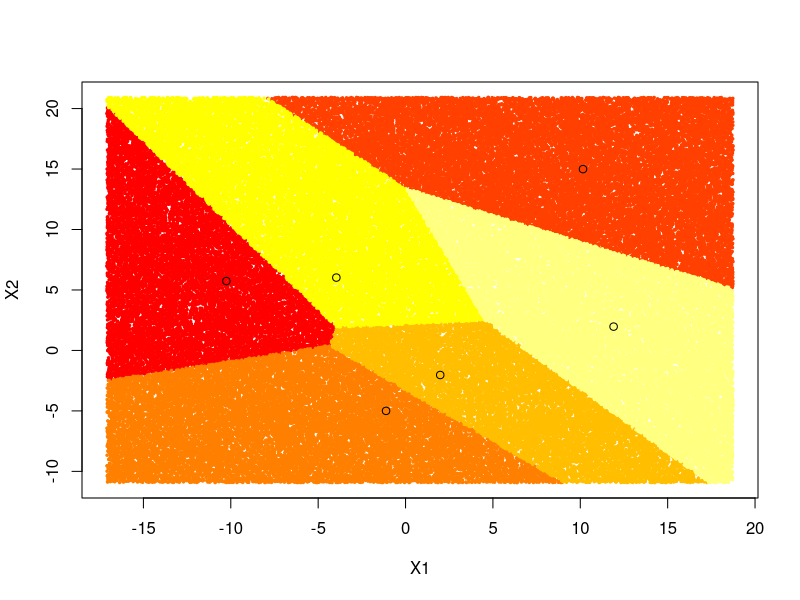

Write R code to recreate this figure.
X0 <-
    data.frame(
        x1 = rnorm(400, mean = -12, sd = 1),
        x2 = rnorm(400, mean = 7, sd = 1),
        class = "black"
    )
X1 <-
    data.frame(
        x1 = rnorm(200, mean = -7, sd = 1),
        x2 = rnorm(200, mean = 3, sd = 1),
        class = "black"
    )
X2 <-
    data.frame(
        x1 = rnorm(200, mean = -4, sd = 1),
        x2 = rnorm(200, mean = 6, sd = 1),
        class = "white"
    )
X3 <- data.frame(
    x1 = rnorm(200, mean = -1, sd = 1),
    x2 = rnorm(200, mean = -5, sd = 1),
    class = "orange"
)
X4 <- data.frame(
    x1 = rnorm(300, mean = 2, sd = 1),
    x2 = rnorm(300, mean = -2, sd = 1),
    class = "red"
)
X5 <- data.frame(
    x1 = rnorm(200, mean = 10, sd = 1),
    x2 = rnorm(200, mean = 15, sd = 1),
    class = "blue"
)
X6 <- data.frame(
    x1 = rnorm(300, mean = 12, sd = 1),
    x2 = rnorm(300, mean = 2, sd = 1),
    class = "yellow"
)
X <- rbind(X0,X1, X2, X3, X4, X5, X6)

lda2 <- function(data) {
    if (is.numeric(data[, 1] & is.numeric(data[, 2]))) {
        names(data) <- c("x1", "x2", "class")
    }
    tab <- table(data$class)
    n_cla <- dim(tab)
    nam <- names(tab)
    pi <- c()
    mu <- matrix(nrow = n_cla, ncol = 2)
    for (i in (1:n_cla)) {
        pi[i] <- tab[i] / dim(data)[1]
        mu[i, 1] <- mean(data$x1[data$class == nam[i]]) # mean matrix: (class1:x1 ... classn:x1)
        mu[i, 2] <- mean(data$x2[data$class == nam[i]]) #              (class1:x2 ... classn:x2)
    }
    names(pi) <- nam
    val <- list()
    dev <- list()
    mul <- list()
    ccov <- list()
    for (i in (1:n_cla)) {
        val[[i]] <- matrix(nrow = tab[i], ncol = 2)
        val[[i]] <- cbind(data$x1[data$class == nam[i]], data$x2[data$class == nam[i]])
        dev[[i]] <- matrix(nrow = tab[i], ncol = 2)
        for (j in (1:tab[i])) {
            dev[[i]][j,] <- val[[i]][j, ] - mu[i, ]
        }
        mul[[i]] <- matrix(nrow = 2, ncol = 2)
        ccov[[i]] <- matrix(nrow = 2, ncol = 2)
        mul[[i]] <- t(dev[[i]]) %*% dev[[i]]
        ccov[[i]] <- mul[[i]] / (dim(data)[1] - n_cla)
    }
    dis <- c()
    exp <- c()
    cov <- Reduce('+', ccov)
    rownames(cov) <- c("x1", "x2")
    colnames(cov) <- c("x1", "x2")
    inv <- solve(cov)
    maxx <- matrix(nrow = n_cla, ncol = 2)
    minx <- matrix(nrow = n_cla, ncol = 2)
    for (i in (1:n_cla)) {
        for (j in (1:2)) {
            maxx[i, j] <- mu[i, j] + 4 * sqrt(cov[j, j])
            minx[i, j] <- mu[i, j] - 4 * sqrt(cov[j, j])
        }
    }
    col <- heat.colors(n = n_cla)
    runifx1 <- runif(100000, min = min(minx[, 1]), max = max(maxx[, 1]))
    runifx2 <- runif(100000, min = min(minx[, 2]), max = max(maxx[, 2]))
    runif <- cbind(runifx1, runifx2)
    dismc <- matrix(nrow = 100000, ncol = n_cla)
    for (h in (1:100000)) {
        for (i in (1:n_cla)) {
            dismc[h, i] <-
                t(runif[h, ]) %*% inv %*% mu[i, ] - 0.5 %*% t(mu[i, ]) %*% inv %*% mu[i, ] + log(pi[i])
        }
    }
    colnames(dismc) <- nam
    rownames(mu) <- nam
    classmc <- c()
    for (h in (1:100000)) {
        classmc[h] <- names(dismc[h, ])[dismc[h, ] == max(dismc[h, ])]
    }
    dismc <-
        data.frame(
            x1 = runifx1,
            x2 = runifx2,
            class = classmc,
            stringsAsFactors = FALSE
        )
    dismc <- dismc[order(dismc$class), ]
    plot(
        dismc$x1[dismc$class == nam[1]],
        dismc$x2[dismc$class == nam[1]],
        xlim = c(min(minx[, 1]), max(maxx[, 1])), # x1
        ylim = c(min(minx[, 2]), max(maxx[, 2])), # x2
        col = col[1],
        xlab = "X1",
        ylab = "X2",
        pch = 20,
        cex = 0.5
    )
    for (i in (2:n_cla)) {
        points(dismc$x1[dismc$class == nam[i]],
               dismc$x2[dismc$class == nam[i]], 
               col = col[i],
               pch = 20,
               cex = 0.5)
    }
    for (i in (1:n_cla)) {
        points(mu[i,1], mu[i,2],
               pch = )
    }
    slopes <- matrix(nrow = n_cla, ncol = n_cla) # slope of mean lines between class i and j
    intercepts <- matrix(nrow = n_cla, ncol = n_cla) # intercept of mean lines "
    for (i in (1:n_cla)) {
        for (j in (i:n_cla)) {
            slopes[i,j] <- (mu[j,2] - mu[i,2]) / (mu[j,1] - mu[i,1])
            intercepts[i,j] <- mu[i,2] - slopes[i,j] * mu[i,1]
        }
    }
    return(list(pi, cov, mu, slopes, intercepts))
}
lda2(X)

# x goes from mu[i,1] to mu[j,1]
# y goes from mu[i,2] to mu[j,2]
# y = ax + b
# a = (mu[j,2] - mu[i,2]) / (mu[j,1] - mu[i,1])
# origin is (mu[i,1], mu[i,2]) y passes through origin
# b = mu[i,2] - a * mu[i,1]
# so y = (mu[j,2] - mu[i,2]) / (mu[j,1] - mu[i,1]) * x + mu[i,2] - (mu[j,2] - mu[i,2]) / (mu[j,1] - mu[i,1]) * mu[i,1]
# 1,2(2), 1,3(3), 2,3(6)
# 1,2(2), 1,3(3), 1,4(4), 2,3(6), 2,4(8), 3,4(12)
# 1,2(2), 1,3(3), 1,4(4), 1,5(5), 2,3(6), 2,4(8), 2,5(10), 3,4(12), 3,5(15), 4,5(20)
# 1,2(2), 1,3(3), 1,4(4), 1,5(5), 1,6(6), 2,3(6), 2,4(8), 2,5(10), 2,6(12), 3,4(12), 
# y = ax + b 
# a = (yB - yA) / (xB - xA)
# A c y so yA = aXA + b so
# b = yA - aXA

# if mean line doesn't cross right decision boundary, rotate slightly, if crosses two, chuck it

# OR (simpler algorithm) :
# branch out with two lines from the origin at 10 degrees (less?) on each side of average line and at 3/4 distance and
# retreat until function classifies to the original class (you have two points on the boundary so you have a boundary)
# THEN glide along this boundary until find new class - how far? how can you bound the search (to one side?)
